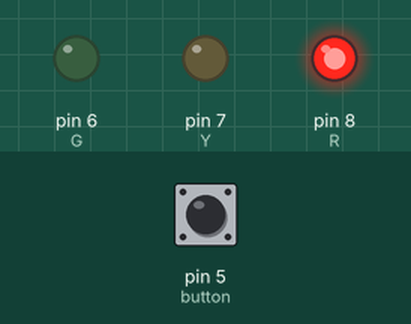
The sketch below on a simulated Arduino Uno, built with avr-gcc and run on an emulated ATmega328P. Shown: output pins drawn as LEDs (lit = HIGH). Dashed ring = blinking. The inputs (shaded band) are chosen by the test bench; at power-on: pin 5 (button) HIGH.

Above: at 1.2 s.
1.3 s: pin 5 (button) pulled LOW for 1 s
At 2.4 s:
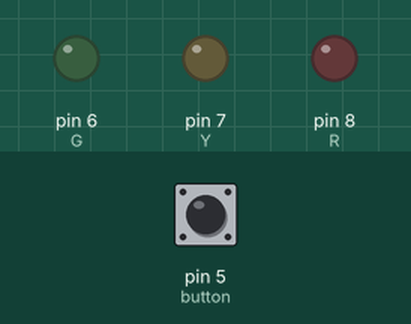
4.1 s: pin 5 (button) pulled LOW for 0.15 s
At 5.4 s:
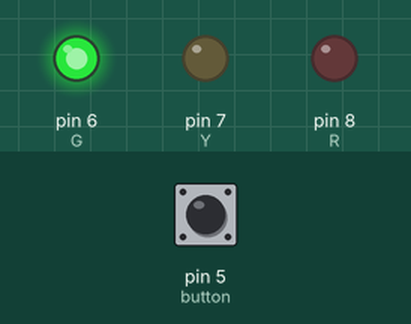
5.7 s: pin 5 (button) pulled LOW for 3.2 s
At 7.05 s:
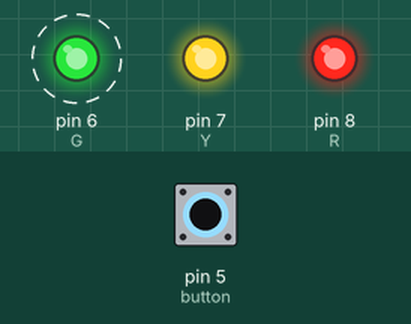
Timing chart, 0 to 10.9 s (numbered marks = the images above; inputs shaded):
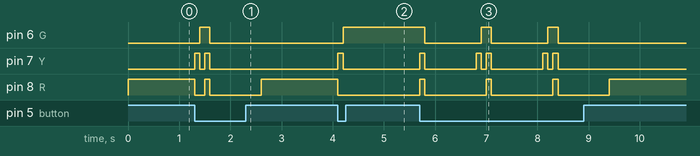

Measured:
- after the input at 1.3 s, pin 6 (G): LOW → HIGH after 0.10 s, → LOW 0.20 s later; pin 7 (Y): alternates HIGH for 0.10 s and LOW for 0.10 s, 4 changes in all, then stays LOW, starting at once; pin 8 (R): HIGH → LOW at once, → HIGH 0.20 s later, → LOW 0.10 s later, → HIGH 1.0 s later
- after the input at 4.1 s, pin 6 (G): LOW → HIGH after 0.10 s; pin 7 (Y): LOW → HIGH at once, → LOW 0.10 s later; pin 8 (R): HIGH → LOW at once
- after the input at 5.7 s, pin 6 (G): alternates HIGH for 0.20 s and LOW for 1.1 s, 5 changes in all, then stays LOW, starting after 0.10 s; pin 7 (Y): LOW → HIGH at once, then repeats every 1.3 s: LOW 1.0 s, HIGH 0.10 s, LOW 0.10 s, HIGH 0.10 s, until it stays LOW from 8.4 s

The sketch:

Assignment3_controlled_RYGblink.ino
```cpp
const int R = 8;
const int Y = 7;
const int G = 6;
const int button = 5;
const int interval = 500;
int state = 1;
int currenta;
int savedstate;
int i=0;


void setup()
{
  pinMode(R, OUTPUT);
  pinMode(Y, OUTPUT);
  pinMode(G, OUTPUT);
  pinMode(button , INPUT_PULLUP);
}

void loop()
{

  int currenta = digitalRead(button);


   state = currenta;
  if(currenta == 0)
  {
  i++;
  }
  if (i ==0)
   {
      digitalWrite(R, HIGH);
      digitalWrite(Y, LOW);
      digitalWrite(G, LOW);
      delay(100);
  }
    else if(i==1)
    {
      digitalWrite(R, LOW);
       digitalWrite(Y, HIGH);
       digitalWrite(G, LOW);
      delay(100);
    }
    else if(i==2)
    {
      digitalWrite(R, LOW);
       digitalWrite(Y, LOW);
       digitalWrite(G, HIGH);
      delay(100);
    }
  else if(i==3)
    {
      digitalWrite(R, HIGH);
       digitalWrite(Y, HIGH);
       digitalWrite(G, HIGH);
    delay(100);
    }
  else if(i==4)
    {
      digitalWrite(R, LOW);
       digitalWrite(Y, LOW);
       digitalWrite(G, LOW);
    delay(1000);
    i=0;

    }
}
```
